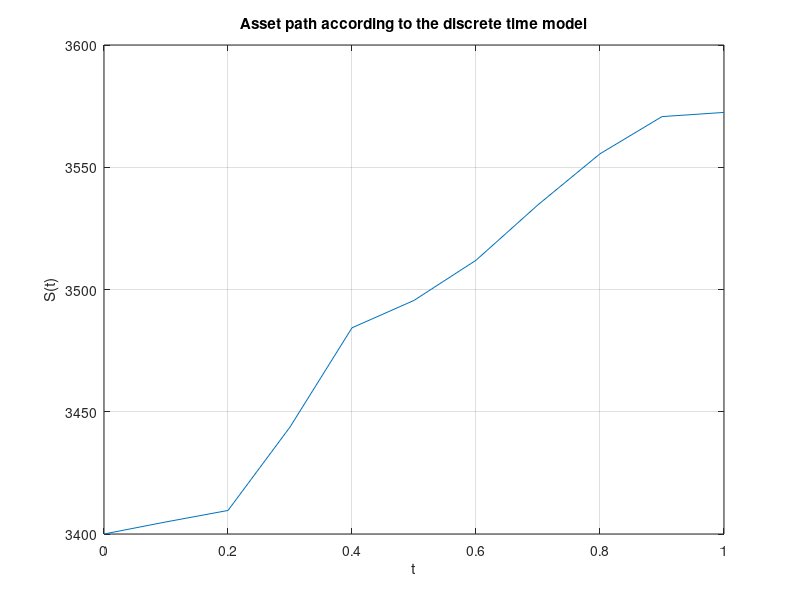

Here is the MATLAB script that generated this plot: (Note: this script raises an error after producing the figure.)
format long g
randn('state',100)
clf
%------------------------------------------
% Parameters:
T = 1; S0=3400; sigma = sqrt(0.0003); mu = 0.05;
%------------------------------------------

L = 10;  % no. of intervals
dt = T/L;
tvals = 0:dt:T;  % array of [0, 0.1, 0.2, ..., 0.9, 1]

%-----------------------
% Visualizing one asset path simulation for DISCRETE TIME MODEL

% here i got the s0 in front as a common factor:
S = S0*cumprod(1 + mu*dt + sigma*sqrt(dt)*randn(1,L), 2); % 2 signifies that the cum. product is done across rows
S = [S0, S];  % add S0 in front as the time 0 price

plot(tvals,S)
title('Asset path according to the discrete time model')
xlabel('t'), ylabel('S(t)')
grid on

%-----------------------
% Simulating 500 times, and getting the sample mean & variance

S = S0*cumprod(1 + mu*dt + sigma*sqrt(dt)*randn(500,L), 2); % 500 rows
S = [S0*ones(500,1), S];

S_T = transpose(S(:, end)); % get last column and transpose it to a vector

figure(2)
histogram(S_T, 20)
title('Histogram of asset values at time T=1, according to discrete time model.')

sample_mean = mean(S_T)
sample_variance = var(S_T)

%---------------------------
%  Determining a value of L so that the sample mean and sample variance are 
%  close enough to the theoretical mean and theoretical variance.


for l=9:11
    theoretical_mean = S0*exp(mu*T);
    theoretical_variance = S0^2*exp(2*mu*T)*(exp(sigma^2*T)-1);

    S = S0*cumprod(1 + mu*dt + sigma*sqrt(dt)*randn(500,l), 2); % 500 rows
    S = [S0*ones(500,1), S];
    S_T = transpose(S(:, end)); % get last column and transpose it to a vector
    
    diff_mean = mean(S_T) - theoretical_mean;
    diff_var = var(S_T) - theoretical_variance;

    disp("L=" + l)
    % print difference between sample values and theoretical values
    disp("diff mean: " + diff_mean)
    disp("diff variance: " + diff_var)
end

%Conclusion: L = 10 is already optimal

%---------------------------
% Simulating the SPX index according to CONTINUOUS TIME MODEL

exponent = (mu-0.5*(sigma^2))*dt + sigma*sqrt(dt)*randn(1, L);
S = S0*cumprod(exp(exponent), 2);
S = [S0, S]; %add S0 in the front

figure(3)
plot(tvals,S)
title('Asset path according to the continuous time model')
xlabel('t'), ylabel('S(t)')
grid on
